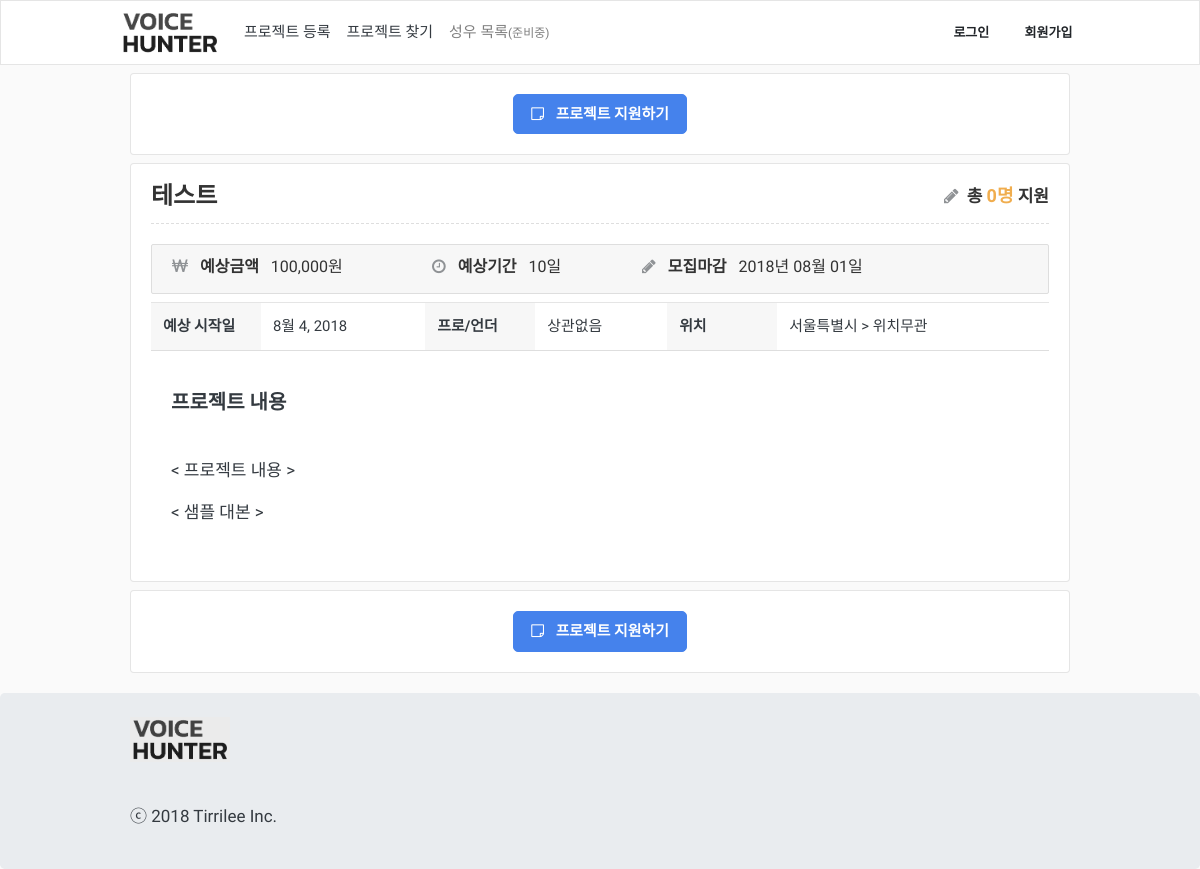
The app's page /project/3/ with its own data.
### App/models.py (models this page shows, shortened)
class Project(models.Model):
    class Meta:
        verbose_name_plural = "   프로젝트 테이블"
        ordering = ["-id"]
    TYPE_CHOICES = (
        ('both', '상관없음'),
        ('pro', '프로'),
        ('under', '언더'),
    )
    GENDER_CHOICES = (
        ('both', '성별무관'),
        ('male', '남자'),
        ('female', '여자'),
    )
    user = models.ForeignKey(User, on_delete=models.CASCADE, verbose_name='유저')
    title = models.CharField(max_length=100, verbose_name='프로젝트 명')
    gugun = models.ForeignKey(Gugun, on_delete=models.CASCADE, verbose_name='위치')
    type = models.CharField(max_length=10, choices=TYPE_CHOICES, verbose_name='성우타입')
    gender = models.CharField(max_length=10, choices=GENDER_CHOICES, verbose_name='성별')
    cost = models.PositiveIntegerField(verbose_name='예상금액')
    period = models.PositiveIntegerField(verbose_name='예상기간')
    deadline = models.DateField(verbose_name='마감날짜')
    content = models.TextField(verbose_name='프로젝트 내용')
    start_at = models.DateField(verbose_name='예상 시작날짜')
    created_at = models.DateTimeField(auto_now_add=True, verbose_name='등록일자')

class Gugun(models.Model):
    class Meta:
        verbose_name_plural = " 구/군 테이블"
    sido = models.ForeignKey(Sido, on_delete=models.CASCADE, verbose_name='시/도')
    gugun = models.CharField(max_length=10, verbose_name='구/군')
    def __str__(self):
        return str(self.gugun)

class Sido(models.Model):
    class Meta:
        verbose_name_plural = " 시/도 테이블"
    sido = models.CharField(max_length=10, verbose_name='시/도')
    def __str__(self):
        return str(self.sido)

### App/views.py (the view)
# urls.py: path('project/<int:pk>/', ProjectDetailPage, name='detail-projects'),
def ProjectDetailPage(request, pk):
    project = Project.objects.get(pk=pk)
    item = {}
    item['project'] = project
    item['apply'] = len(ProjectApply.objects.filter(project=project))
    item['tags'] = ProjectTag.objects.filter(project=project)[:6]
    return render(request, 'ProjectDetail/ProjectDetailPage.html', {
        'item':item,
    })

### templates/ProjectDetail/ProjectDetailPage.html (shortened to what this page needs)
{% extends "Base/Base.html" %}
{% load static %}
{% load humanize %}
{% block content %}
<link rel="stylesheet" type="text/css" href="{% static 'ProjectDetail/css/style.css' %}">
<div class="container">
	{% include './Apply.html' %}
	<div class="row mt-1">
		<div class="col-12">
			<div class="card item bg-light mb-1">
				<div class="card-body">
					<div class="header-text project-detail-header">
						<span>{{ item.project.title }}</span>
						<span class="applicant-count pull-right">
							<i class="fa fa-pencil mr-1" style="margin-right: 5px;"></i>
							총 <span class="applicant-num">{{ item.apply }}명</span> 지원
						</span>
					</div>
					<div class="summary">
						<div class="project-detail-basic-info">
							<div class="budget">
								<strong class="mr-2">
									<i class="fa fa-krw"></i>
									<span class="title">예상금액 </span>
								</strong>
								{{ item.project.cost|intcomma }}원
							</div>
							<div class="term">
								<strong class="mr-2">
									<i class="fa fa-clock-o"></i>
									<span class="title">예상기간 </span>
								</strong>
								{{ item.project.period }}일
							</div>
							<div class="deadline">
								<strong class="mr-2">
									<i class="fa fa-pencil"></i>
									<span class="title">모집마감</span>
								</strong>
								{{ item.project.deadline|date:"Y년 m월 d일" }}
							</div>
						</div>
						<table class="table w-100 mt-2">
							<tbody>
								<tr>
									<th>예상 시작일</th>
									<td>{{ item.project.start_at }}</td>
									<th>프로/언더</th>
									<td>{{ item.project.get_type_display }}</td>
									<th>위치</th>
									<td>{{ item.project.gugun.sido }} > {{ item.project.gugun }}</td>
								</tr>
							</tbody>
						</table>
						<div class="project-desc">
							<div class="project-desc-title mb-3">프로젝트 내용</div>
							{{ item.project.content|linebreaks }}
						</div>
					</div>
				</div>
			</div>
		</div>
	</div>
	{% include './Apply.html' %}
</div>
{% endblock%}

### static/Base/css/style.css (style rules this page uses)
body, .navbar-fixed-top, .navbar-fixed-bottom { min-width: 970px; background:rgb(250,250,250); font-family: "Nanum Gothic", "Apple SD Gothic Neo", "맑은 고딕", "Malgun Gothic", AppleGothic, 돋움, Dotum, Helvetica, Arial, sans-serif; }
p { font-family: "Nanum Gothic"; }
.container { width: 970px; max-width: none !important; }
i { color: rgb(143, 146, 149); margin-right: 8px; }

### static/ProjectDetail/css/style.css (style rules this page uses)
.project-detail-header { margin-top: 0px; line-height: 24px; font-size: 24px; font-weight: bold; color: #333; }
.applicant-count { font-size: 17px; }
.applicant-num { color: rgb(240, 173, 78); font-weight: 600; font-size: 18px; }
.summary { margin-top: 15px; border-top: 1px #dedede dashed; }
.summary .project-detail-basic-info { margin-top: 20px; padding-left: 20px; background: rgb(247,247,247); border: 1px solid rgb(222,222,222); border-radius: 2px; padding-top: 3px; padding-bottom: 3px; line-height: 38px; font-size: 16px; height: 50px; }
.summary .project-detail-basic-info .budget { min-width: 260px; float: left; color: #333; }
.summary .project-detail-basic-info .term { min-width: 210px; float: left; color: #333; }
.summary .project-detail-basic-info .deadline { float: left; color: #333; }
.table { border-bottom: 1px solid rgb(222,222,222) !important; }
.table th { background: rgb(247,247,247); width: 110px; }
.project-desc-title { font-size: 20px; font-weight: 600; }
.project-desc { padding: 20px; }

### records on screen
Project: project "테스트", project.cost "100,000", project.period "10", project.deadline "2018년 08월 01일", project.start_at "8월 4, 2018", project.type "상관없음", project.gugun.sido "서울특별시", project.gugun "위치무관", project.content "< 프로젝트 내용 > < 샘플 대본 >"

### other values on screen
{{ item.apply }} "0"
